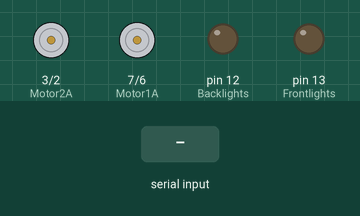
This sketch was run on a simulated Arduino Uno, built with avr-gcc and run on an emulated ATmega328P. Shown: motor-driver pin pairs drawn as motors (green arrow = first pin HIGH = forward, orange = second pin HIGH = backward, longer = more drive), output pins drawn as LEDs (lit = HIGH). Dashed ring = blinking. The inputs (shaded band) are chosen by the test bench.

Above: at 1.2 s.
1.3 s: "X" received over the second serial link
At 2.2 s:
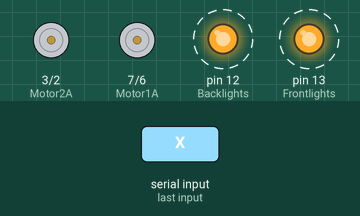
4.3 s: "F" received over the second serial link
At 5.2 s:
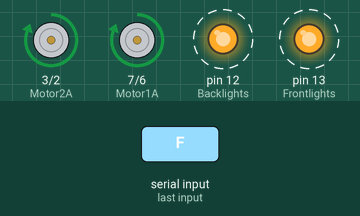
7.3 s: "B" received over the second serial link
At 8.1 s:
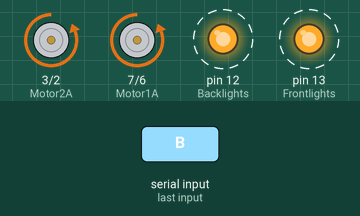
10.3 s: "L" received over the second serial link
At 11.06 s:
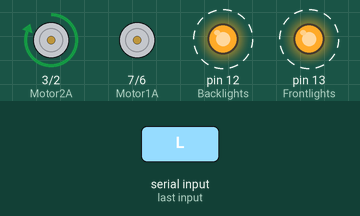
13.3 s: "R" received over the second serial link
At 14.2 s:
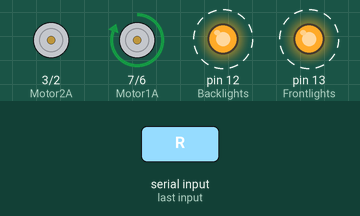
16.3 s: "w" received over the second serial link
Timing chart, 0 to 20.3 s (numbered marks = the images above; inputs shaded):
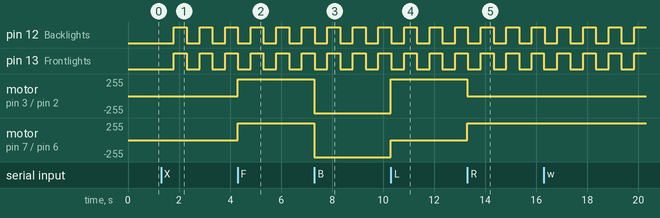

The sketch:

sketch_jul04a.ino
```cpp
#include <SoftwareSerial.h>
SoftwareSerial Blue(10,9);
int const Backlights=12,Frontlights=13;
int const Motor1A=7;
int const Motor1B=6;
int const Motor2A=3;
int const Motor2B=2;
void setup() {
  Blue.begin(9600);
  // put your setup code here, to run once:
  pinMode(Frontlights,OUTPUT);
  pinMode(Backlights,OUTPUT);
  pinMode(Motor1A,OUTPUT);
  pinMode(Motor1B,OUTPUT);
  pinMode(Motor2A,OUTPUT);
  pinMode(Motor2B,OUTPUT);
}

bool emergencyOnOff=false;
int emergencyHighLow=HIGH;
int skorost;
unsigned long previousMillisOn = 0;
unsigned long previousMillisOff = 500;
const long interval = 500;

void loop() {
  char msg;


  // put your main code here, to run repeatedly:
 if(Blue.available()>0)
 {
  msg=Blue.read();
  switch(msg)
   {
    case 'F': MoveForward(); break;
    case 'B': MoveBackward(); break;
    case 'L': RotateLeft(); break;
    case 'R': RotateRight(); break;
    case 'S': Stop(); break;

    case'W':digitalWrite(Frontlights,HIGH);break;
    case'w':digitalWrite(Frontlights,LOW);break;
    case'U':digitalWrite(Backlights,HIGH);break;
    case'u':digitalWrite(Backlights,LOW);break;

    case 'X': emergencyOnOff=true; break;
    case 'x': emergencyOnOff=false; digitalWrite(Frontlights,LOW);
    digitalWrite(Backlights,LOW); break;
   }
 }
 unsigned long currentMillis = millis();
 if(emergencyOnOff== true)
 {
   if(currentMillis-previousMillisOn>interval)
   {
      previousMillisOn=currentMillis;
      if(emergencyHighLow==LOW)
      {
        emergencyHighLow=HIGH;
      }
      else
      {
        emergencyHighLow=LOW;
      }
      digitalWrite(Frontlights,emergencyHighLow);
      digitalWrite(Backlights,emergencyHighLow);
   }
 }
 delay(1);
}

void MoveForward()
{
  digitalWrite(Motor1A, HIGH);
  digitalWrite(Motor1B,LOW);
  digitalWrite(Motor2A,HIGH);
  digitalWrite(Motor2B,LOW);
}

void MoveBackward()
{
  digitalWrite(Motor1A,LOW);
  digitalWrite(Motor1B,HIGH);
  digitalWrite(Motor2A,LOW);
  digitalWrite(Motor2B,HIGH);
}

void RotateLeft()
{
  digitalWrite(Motor1A,LOW);
  digitalWrite(Motor1B,LOW);
  digitalWrite(Motor2A,HIGH);
  digitalWrite(Motor2B,LOW);
}
void RotateRight()
{
  digitalWrite(Motor1A,HIGH);
  digitalWrite(Motor1B,LOW);
  digitalWrite(Motor2A,LOW);
  digitalWrite(Motor2B,LOW);
}
void Stop()
{
  digitalWrite(Motor1A,LOW);
  digitalWrite(Motor1B,LOW);
  digitalWrite(Motor2A,LOW);
  digitalWrite(Motor2B,LOW);
}
```

Measured:
- after the input at 1.3 s, pin 12 (Backlights), pin 13 (Frontlights): alternates HIGH for 0.50 s and LOW for 0.50 s, starting after 0.50 s
- after the input at 4.3 s, motor on pin 3 (Motor2A) / pin 2 (Motor2B), motor on pin 7 (Motor1A) / pin 6 (Motor1B): stopped → forward 255/255 at once
- after the input at 7.3 s, motor on pin 3 (Motor2A) / pin 2 (Motor2B), motor on pin 7 (Motor1A) / pin 6 (Motor1B): forward 255/255 → backward 255/255 at once
- after the input at 10.3 s, motor on pin 3 (Motor2A) / pin 2 (Motor2B): backward 255/255 → forward 255/255 at once; motor on pin 7 (Motor1A) / pin 6 (Motor1B): backward 255/255 → stopped at once
- after the input at 13.3 s, motor on pin 3 (Motor2A) / pin 2 (Motor2B): forward 255/255 → stopped at once; motor on pin 7 (Motor1A) / pin 6 (Motor1B): stopped → forward 255/255 at once
